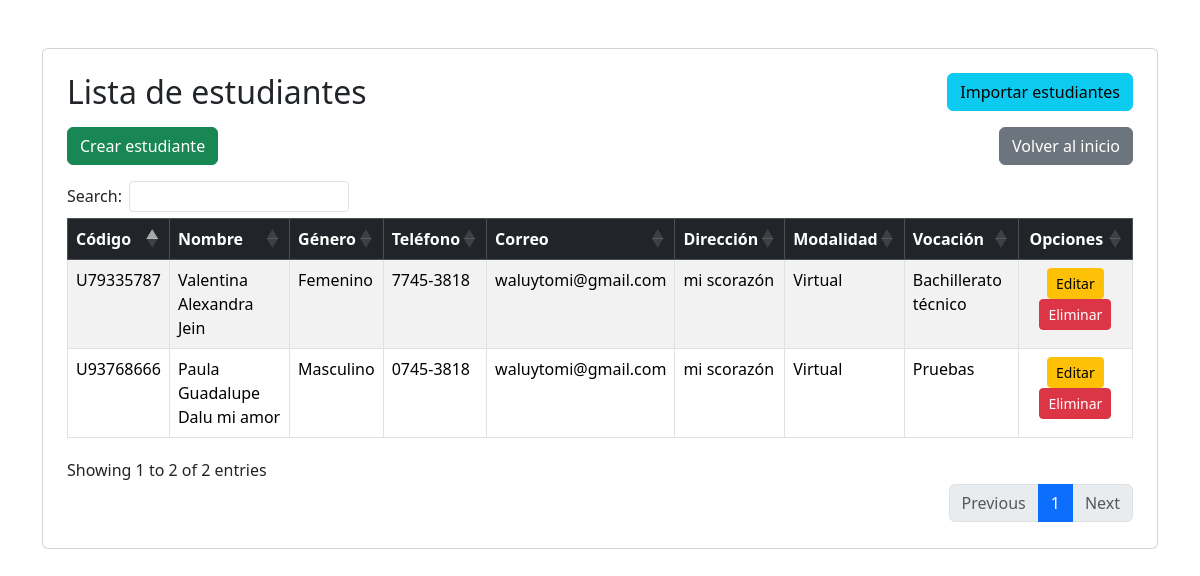
The app's page /PuellaSchool/views/student/studentIndex.php (signed in), older data.
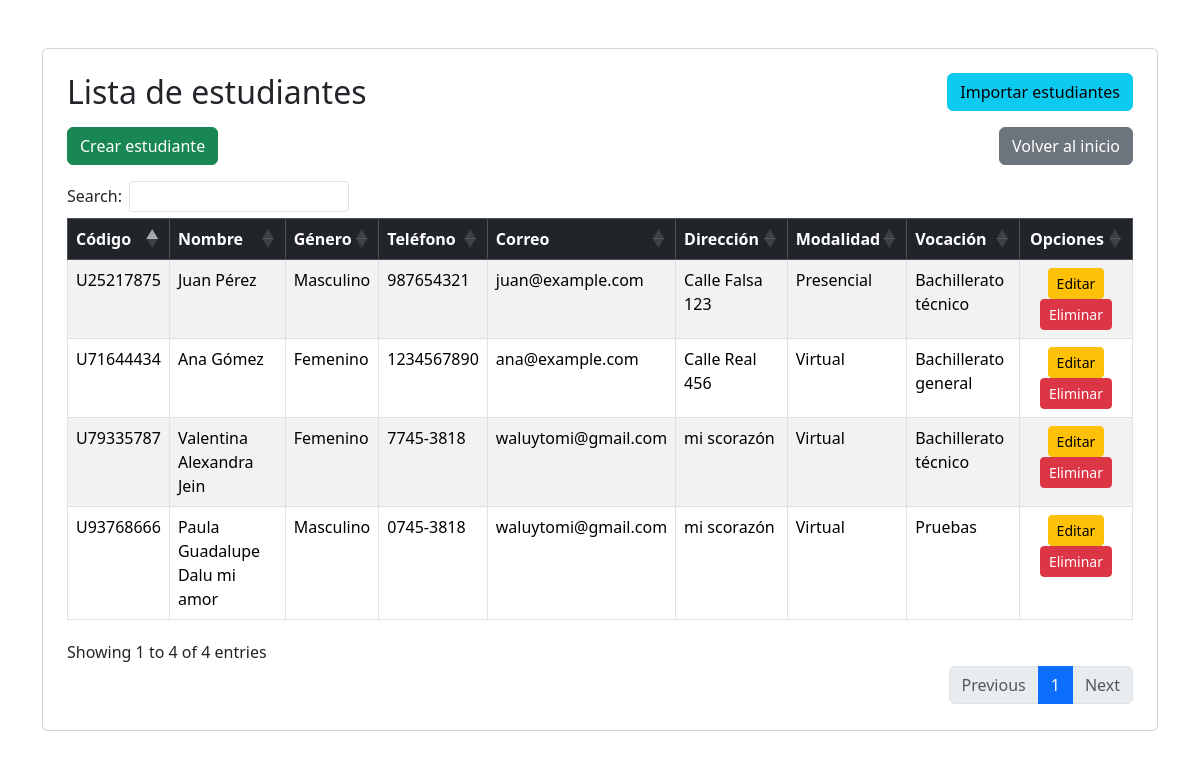
The same page, newer data.
### tables this page shows
CREATE TABLE `tbl_student` (
  `StudentID` int NOT NULL AUTO_INCREMENT,
  `studentCode` varchar(10) NOT NULL,
  `studentName` varchar(255) NOT NULL,
  `studentLastName` varchar(255) NOT NULL,
  `studentGender` varchar(50) NOT NULL,
  `studentPhone` varchar(50) NOT NULL,
  `studentEmail` varchar(100) NOT NULL,
  `studentAddress` varchar(255) NOT NULL,
  `studentModality` varchar(50) NOT NULL,
  `VocationID` int DEFAULT NULL,
  PRIMARY KEY (`StudentID`),
  UNIQUE KEY `studentCode` (`studentCode`),
  KEY `VocationID` (`VocationID`),
  CONSTRAINT `tbl_student_ibfk_1` FOREIGN KEY (`VocationID`) REFERENCES `tbl_vocation` (`VocationID`) ON DELETE SET NULL
);

CREATE TABLE `tbl_vocation` (
  `VocationID` int NOT NULL AUTO_INCREMENT,
  `vocationName` varchar(100) NOT NULL,
  `vocationInfo` varchar(255) NOT NULL,
  PRIMARY KEY (`VocationID`)
);

### PuellaSchool/controllers/studentController.php (called while the page is built, shortened)
<?php
require_once(dirname(__FILE__) . "/../conf/database.php");
require_once(dirname(__FILE__) . "/../models/studentModel.php");
class StudentController
{
    private $student;
    public function __construct()
    {
        $database = new Database();
        $this->db = $database->getConnection();
        $this->student = new StudentModel($this->db);
    }
    public function index()
    {
        $result = $this->student->getStudents();
        $students = $result->fetchAll(PDO::FETCH_ASSOC);
        include(dirname(__FILE__) . '/../views/student/studentList.php');
    }
}

### PuellaSchool/conf/database.php (called while the page is built, shortened)
<?php
    class Database{
        private $host = "localhost";
        private $database = "PuellaSchoolDB";
        private $user = "root";
        private $password = "123123";
        public function getConnection(){
            $this->conn = null;
            try{
                $this->conn = new PDO("mysql:host=".$this->host.";dbname=".$this->database, $this->user, $this->password);
                $this->conn->exec("set names utf8");
            }catch(PDOException $ex){
                echo"Connection error: ".$ex->getMessage();
                die();
            }
            return $this->conn;
        }
    }
?>

### PuellaSchool/models/studentModel.php (called while the page is built, shortened)
<?php
class StudentModel
{
    private $conn;
    public function __construct($db)
    {
        $this->conn = $db;
    }
    public function getStudents()
    {
        $query = "CALL sp_SelectStudents();";
        $result = $this->conn->prepare($query);
        $result->execute();
        return $result;
    }
}

### PuellaSchool/views/student/studentList.php (the view, shortened to what this page needs)
<!DOCTYPE html>
<html lang="en">
<head>
    <link href="https://cdn.jsdelivr.net/npm/bootstrap@5.3.3/dist/css/bootstrap.min.css" rel="stylesheet"
>
    <link href="https://cdnjs.cloudflare.com/ajax/libs/font-awesome/6.4.0/css/all.min.css" rel="stylesheet">
    <link href="https://cdn.datatables.net/1.13.7/css/dataTables.bootstrap5.min.css" rel="stylesheet">
    <link href="https://cdn.datatables.net/buttons/2.4.1/css/buttons.bootstrap5.min.css" rel="stylesheet">
</head>
<body>
    <div class="container">
        <div class="card mt-5 p-4">
            <div class="d-flex justify-content-between align-items-center mb-3">
                <h2 class="mb-0">Lista de estudiantes</h2>
                <a href="./studentIndex.php?action=import" class="btn btn-info" style="white-space: nowrap;">Importar estudiantes</a>
            </div>
            <div class="d-flex justify-content-between mb-3">
                <a href="./studentIndex.php?action=create" class="btn btn-success">Crear estudiante</a>
                <a href="../dist/pages/index.php" class="btn btn-secondary">Volver al inicio</a>
            </div>
            <div class="table-responsive">
                <table class="table table-striped table-bordered" id="studentTable">
                    <thead class="table-dark">
                        <tr>
                            <th scope="col">Código</th>
                            <th scope="col">Nombre</th>
                            <th scope="col">Género</th>
                            <th scope="col">Teléfono</th>
                            <th scope="col">Correo</th>
                            <th scope="col">Dirección</th>
                            <th scope="col">Modalidad</th>
                            <th scope="col">Vocación</th>
                            <th scope="col" class="text-center">Opciones</th>
                        </tr>
                    </thead>
                    <tbody>
                        <?php foreach ($students as $student) : ?>
                            <tr>
                                <td><?= htmlspecialchars($student['studentCode']); ?></td>
                                <td><?= htmlspecialchars($student['studentName']); ?> <?= htmlspecialchars($student['studentLastName']); ?></td>
                                <td><?= htmlspecialchars($student['studentGender']); ?></td>
                                <td><?= htmlspecialchars($student['studentPhone']); ?></td>
                                <td><?= htmlspecialchars($student['studentEmail']); ?></td>
                                <td><?= htmlspecialchars($student['studentAddress']); ?></td>
                                <td><?= htmlspecialchars($student['studentModality']); ?></td>
                                <td><?= htmlspecialchars($student['vocationName']); ?></td>
                                <td class="text-center">
                                    <a href="studentIndex.php?action=edit&id=<?= $student['StudentID'] ?>" class="btn btn-warning btn-sm">Editar</a>
                                    <a href="studentIndex.php?action=delete&id=<?= $student['StudentID'] ?>" class="btn btn-danger btn-sm">Eliminar</a>
                                </td>
                            </tr>
                        <?php endforeach; ?>
                    </tbody>
                </table>
            </div>
        </div>
    </div>
</body>
</html>

### PuellaSchool/views/student/studentIndex.php (shortened to what this page needs)
<?php
require_once '../../controllers/studentController.php';
$action = isset($_GET['action']) ? $_GET['action'] : '';
$controller = new StudentController();
switch ($action) {
    default:
        $controller->index();
        break;
}
?>

Row changes from the older to the newer data that the page shows:
added tbl_student: studentCode "U25217875", studentName "Juan", studentLastName "Pérez", studentGender "Masculino", studentPhone "987654321", studentEmail "juan@example.com", studentAddress "Calle Falsa 123", studentModality "Presencial", VocationID.vocationName "Bachillerato técnico"
added tbl_student: studentCode "U71644434", studentName "Ana", studentLastName "Gómez", studentGender "Femenino", studentPhone "1234567890", studentEmail "ana@example.com", studentAddress "Calle Real 456", studentModality "Virtual", VocationID.vocationName "Bachillerato general"
Text that changed along with them:
text written by a page script: "Search: Showing 1 to 2 of 2 entries Previous 1 Next" → "Search: Showing 1 to 4 of 4 entries Previous 1 Next"
